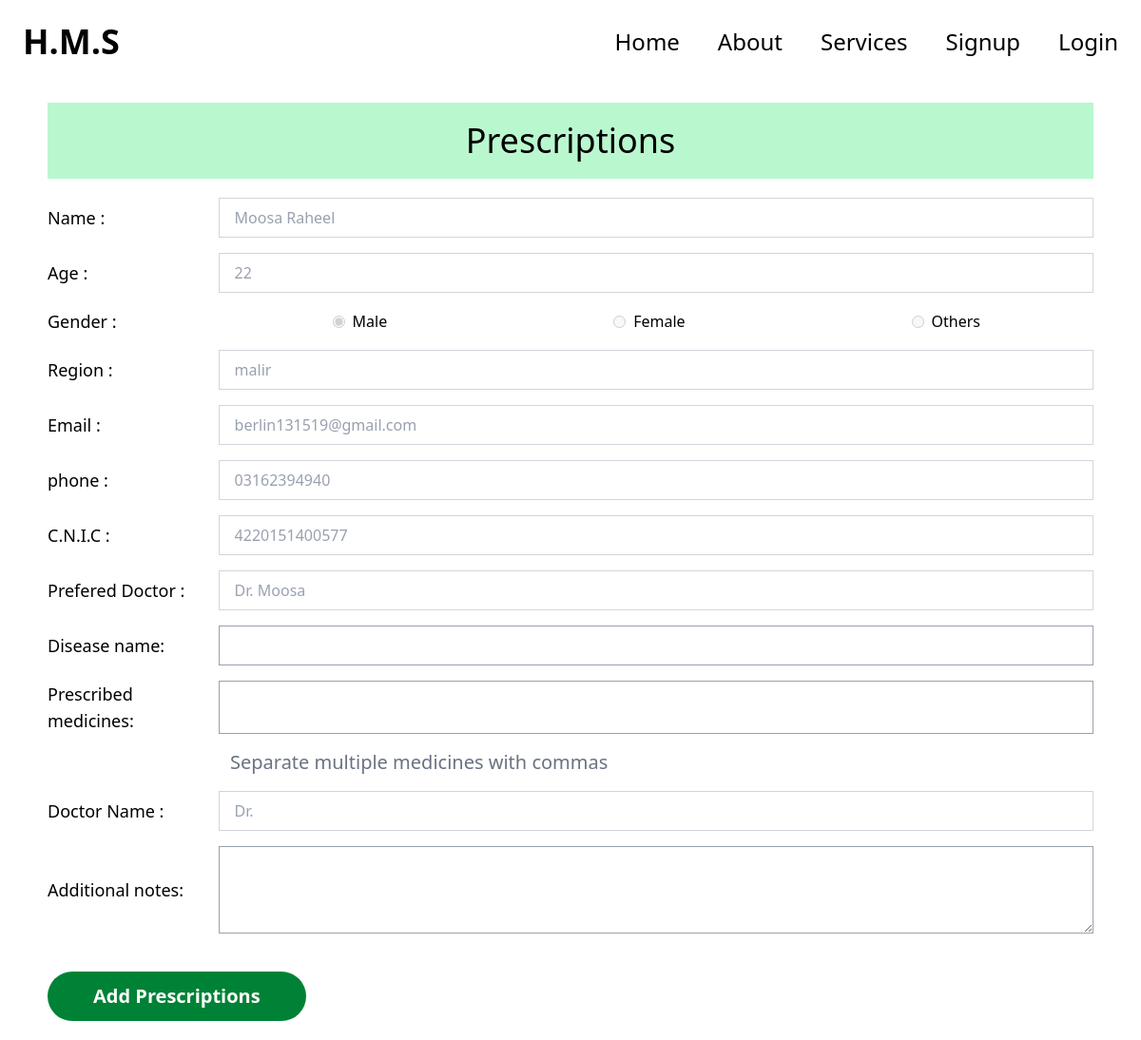
The app's page /doctor/prescription/10/, older data.
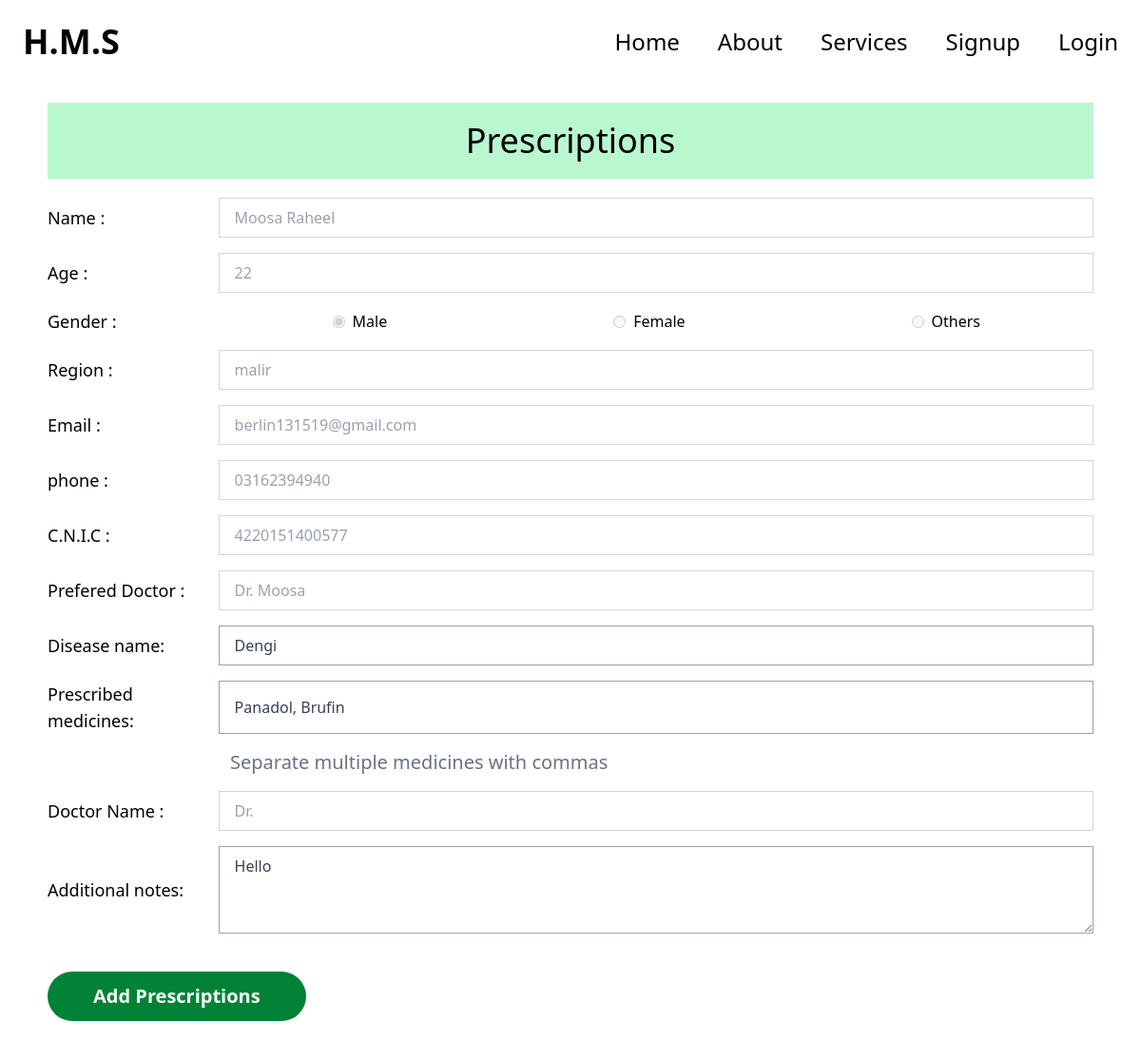
The same page, newer data.
### doctor/models.py (models this page shows, shortened)
class PatientReport(models.Model):
    patient = models.OneToOneField(Patient, on_delete=models.CASCADE)
    disease_name = models.CharField(max_length=100)
    prescribed_medicines = models.TextField(help_text="Separate multiple medicines with commas")
    additional_notes = models.TextField(blank=True, null=True)
    report_date = models.DateField(auto_now_add=True)
    report_time = models.TimeField(auto_now_add=True)
    doctor_name = models.CharField(max_length=50)

### doctor/views.py (the view)
# urls.py: path("prescription/<id_or_cnic>/", prescriptions_detail, name="prescription_detail")
def prescription(request, id_or_cnic):
    patient = find_patient(id_or_cnic)
    if not patient:
        messages.error(request, "Patient with given information not found...")
        return redirect("home")
    try:
        prescription_instance = PatientReport.objects.get(patient=patient)
    except PatientReport.DoesNotExist:
        prescription_instance = None
    if request.method == "POST":
        data = request.POST.dict()
        data['doctor_name'] = f"Dr. {request.user.first_name}"
        data['patient'] = patient.id
        if prescription_instance:
            form = PrescriptionForm(data, instance=prescription_instance)
        else:
            form = PrescriptionForm(data)
        if form.is_valid():
            form.save()
            messages.success(request, "Prescription submitted successfully.")
            return redirect("home")
    else:
        form = PrescriptionForm(instance=prescription_instance)
    return render(request, "doctor/prescription.html", {"patient": patient, "form": form})

### doctor/forms.py
class PrescriptionForm(forms.ModelForm):
    class Meta:
        model = PatientReport
        fields = "__all__"
        widgets = {"disease_name": forms.TextInput(attrs={"class": "border border-gray-400 w-full py-2 px-4 text-gray-700"}), "prescribed_medicines" : forms.TextInput(attrs={"class": "border border-gray-400 w-full py-2 px-4 text-gray-700"}), "additional_notes" : forms.Textarea(attrs={"class": "border border-gray-400 w-full py-2 px-4 text-gray-700 h-23"})}

### base/utils.py (called while the page is built)
def find_patient(id_or_cnic):
   return  Patient.objects.filter(Q(pk=id_or_cnic) | Q(cnic=id_or_cnic)).first()

### doctor/templates/doctor/prescription.html (shortened to what the changed rows need)
{% extends "base.html" %}
{% block content %}
<div class="w-11/12 my-5 mx-auto ">
    <h1 class="text-4xl text-center bg-green-200 p-5">Prescriptions</h1>
    <form  method="post" class="w-full my-5" novalidate>
        <div class="w-full flex align-center my-4">
        <label for="{{form.disease_name.id_for_label}}" class="text-lg w-54 flex items-center"
          >{{form.disease_name.label}}:
        </label>
        {{form.disease_name}}
      </div>
        <div class="w-full flex align-center my-4">
        <label for="{{form.prescribed_medicines.id_for_label}}" class="text-lg w-54 flex items-center"
          >{{form.prescribed_medicines.label}}:
        </label>
        {{form.prescribed_medicines}}
      </div>
        <div class="w-full flex align-center my-4">
        <label for="{{form.additional_notes.id_for_label}}" class="text-lg w-54 flex items-center"
          >{{form.additional_notes.label}}:
        </label>
        {{form.additional_notes}}
      </div>
    </form>
</div>
{% endblock content %}

Row changes from the older to the newer data that the page shows:
added PatientReport: disease_name "Dengi", prescribed_medicines "Panadol, Brufin", additional_notes "Hello"
